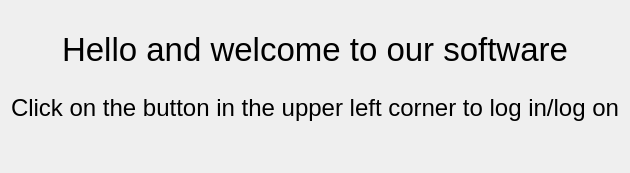
                     <widget class="QWidget" name="welcome">
                      <property name="styleSheet">
                       <string notr="true"/>
                      </property>
                      <layout class="QVBoxLayout" name="verticalLayout_5">
                       <item>
                        <widget class="QLabel" name="label_27">
                         <property name="text">
                          <string/>
                         </property>
                        </widget>
                       </item>
                       <item>
                        <widget class="QLabel" name="label_24">
                         <property name="styleSheet">
                          <string notr="true">QLabel{
	font: 9pt &quot;Times New Roman&quot;;
	font: 25pt
}</string>
                         </property>
                         <property name="text">
                          <string>Hello and welcome to our software</string>
                         </property>
                         <property name="alignment">
                          <set>Qt::AlignCenter</set>
                         </property>
                        </widget>
                       </item>
                       <item>
                        <widget class="QLabel" name="label_28">
                         <property name="text">
                          <string/>
                         </property>
                        </widget>
                       </item>
                       <item>
                        <widget class="QLabel" name="label_25">
                         <property name="styleSheet">
                          <string notr="true">QLabel{
	font: 9pt &quot;Times New Roman&quot;;
	font: 18pt
}</string>
                         </property>
                         <property name="text">
                          <string>Click on the button in the upper left corner to log in/log on</string>
                         </property>
                         <property name="alignment">
                          <set>Qt::AlignCenter</set>
                         </property>
                        </widget>
                       </item>
                       <item>
                        <widget class="QLabel" name="label_26">
                         <property name="text">
                          <string/>
                         </property>
                        </widget>
                       </item>
                       <item>
                        <widget class="QLabel" name="label_29">
                         <property name="text">
                          <string/>
                         </property>
                        </widget>
                       </item>
                      </layout>
                     </widget>
